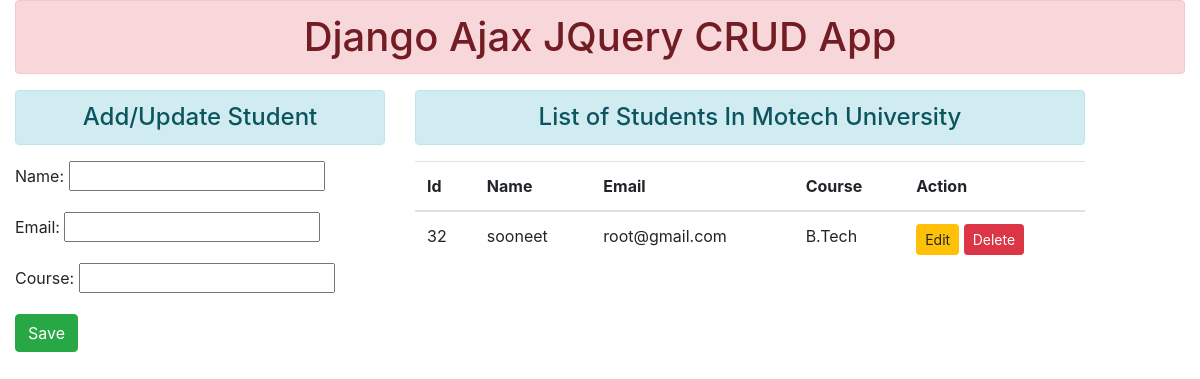
Before: / with the older database file.
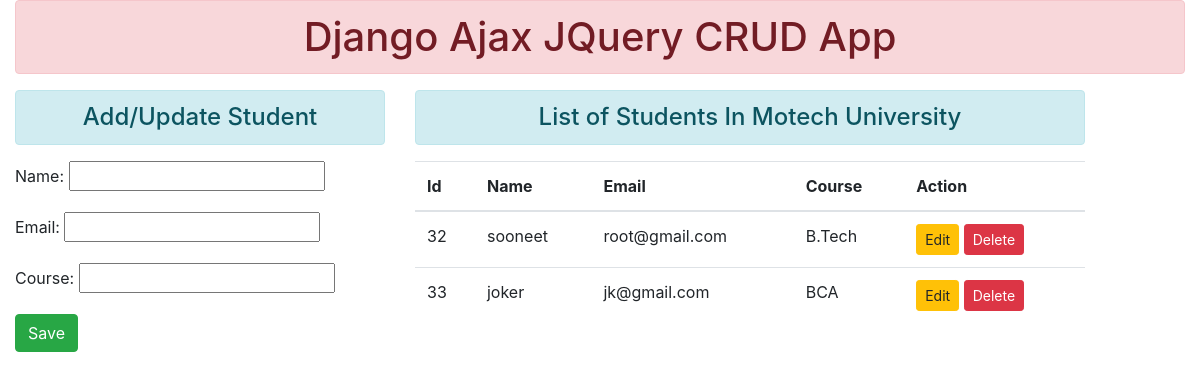
After: the same page with the newer database file.
### core/models.py (models this page shows, shortened)
class Student(models.Model):
    name = models.CharField(max_length=200)
    email = models.EmailField(max_length=200)
    course = models.CharField(max_length=200)

### core/views.py (the view)
# urls.py: path('', views.home, name='home'),
def home(request):
    form = StudentForm()
    stu = Student.objects.all()
    context = {'form':form, 'stu':stu}
    return render(request, 'core/home.html', context)

### core/forms.py
class StudentForm(forms.ModelForm):
    class Meta:
        model = Student
        fields = ['name','email','course']

### core/templates/core/home.html (shortened to what this page needs)
{% load static %}
<!DOCTYPE html>
<html lang="en">
<head>
    <link rel="stylesheet" href="{% static 'core/css/bootstrap.css' %}">
</head>
<body>
    <div class="container-fluid">
        <h1 class="text-center alert alert-danger">Django Ajax JQuery CRUD App</h1>
        <div class="row">
            <div class="col-sm-4">
                <h4 class="text-center alert alert-info">Add/Update Student</h4>
                    <form action="" method="POST">
            {{ form.as_p}}
            <input type="button" class="btn btn-success" value="Save" id="btnsave">
    </form>
            </div>
            <div class="col-sm-7">
        <h4 class="text-center alert alert-info">List of Students In Motech University</h4>
        <table class="table table-hover">
            <thead>
                <tr>
                    <th scope="col">Id</th>
                    <th scope="col">Name</th>
                    <th scope="col">Email</th>
                    <th scope="col">Course</th>
                    <th scope="col">Action</th>
                </tr>
            </thead>
            <tbody id="tbody">
                {% for st in stu %}
                <tr>
                    <td>{{st.id}}</td>
                    <td>{{st.name}}</td>
                    <td>{{st.email}}</td>
                    <td>{{st.course}}</td>
                    <td>
                        <input type="button" value="Edit" class="btn btn-warning btn-sm btn-edit" data-sid="{{st.id}}">
                        <input type="button" value="Delete" class="btn btn-danger btn-sm btn-del" data-sid="{{st.id}}">
                    </td>
                </tr>
                {% endfor %}
            </tbody>
        </table>
            </div>
            <div class="col-sm-1"></div>
        </div>
    </div>
</body>
</html>

Changed rows visible on the page:
added Student: id "33", name "joker", email "jk@gmail.com", course "BCA"
